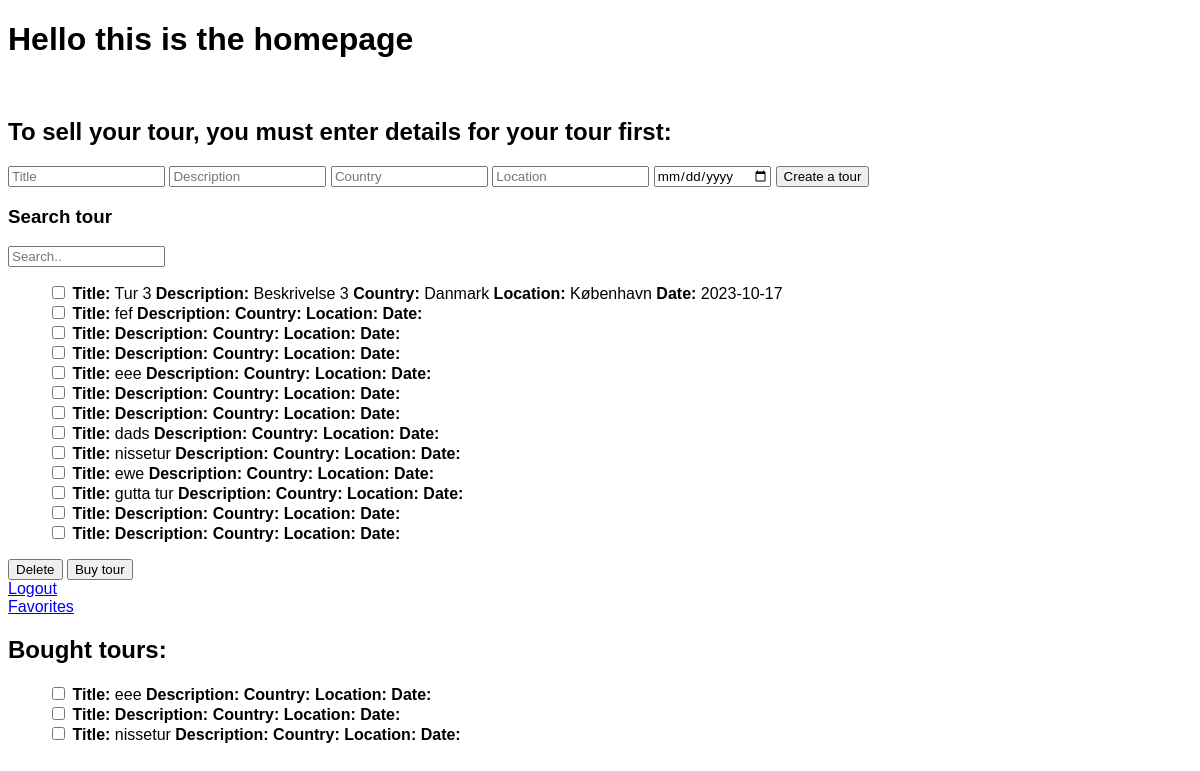
Screenshot of /homepage with the database file from the repository.
### tables this page shows
CREATE TABLE Tour(
                ID INTEGER PRIMARY KEY AUTOINCREMENT,
                Title TEXT,
                Description TEXT,
                Country TEXT,
                Location TEXT,
                Date DATETIME
    );

CREATE TABLE TourBooked(
                User_ID INTEGER,
                Tour_ID INTEGER
    );

### app.py (the view)
@application.route('/homepage')
def homepage():
    global global_user_id
    db = sqlite3.connect('backend/database/database.db')
    cursor = db.cursor()
    cursor.execute("SELECT * from Tour")
    list = cursor.fetchall()
    cursor.execute('''SELECT *
    FROM Tour
    INNER JOIN TourBooked on Tour.ID = TourBooked.Tour_ID
    WHERE TourBooked.User_ID = ?''', (global_user_id,))
    list_of_bought_tours = cursor.fetchall()
    db.close()
    return render_template('/homepage.html', list_of_tours=list, list_of_bought_tours=list_of_bought_tours)

### frontend/templates/homepage.html (shortened to what this page needs)
<!DOCTYPE html>
<html lang="en">
<head>
    <link rel="stylesheet" href="{{ url_for('static', filename='css/homepage.css') }}">
</head>
<body>
    <h1>Hello this is the homepage</h1><br>
    <h2>To sell your tour, you must enter details for your tour first:</h2>
    <form action="/create_a_tour" , method="POST">
        <input type="text" , name="Title" , placeholder="Title">
        <input type="text" , name="Description" , placeholder="Description">
        <input type="text" , name="Country" , placeholder="Country">
        <input type="text" , name="Location" , placeholder="Location">
        <input type="date" , name="Date">
        <button type="submit">Create a tour</button>
    </form>
    <h3>Search tour</h3>
    <input type="search" placeholder="Search..">
    <form action="/checkbox_tour" method="POST">
        <ul>
            {% for tour in list_of_tours%}
            <li>
                <input type="checkbox" name="checkbox_row" value="{{ tour[0] }}">
                <strong>Title:</strong> {{ tour[1] }}
                <strong>Description:</strong> {{ tour[2] }}
                <strong>Country:</strong> {{ tour[3] }}
                <strong>Location:</strong> {{ tour[4] }}
                <strong>Date:</strong> {{ tour[5] }}
            </li>
            {% endfor %}
        </ul>
        <button type="submit" name="handle_action" value="delete">Delete</button>
        <button type="submit" name="handle_action" value="buy">Buy tour</button> <br>
    </form>
    <a href="{{ url_for('index') }}">Logout</a> <br>
    <a href="{{ url_for('favorites') }}">Favorites</a>
    <h2>Bought tours:</h2>
    <form action="/remove_bought_tour" method="POST">
        <ul>
            {% for tour in list_of_bought_tours %}
            <li>
                <input type="checkbox" name="checkbox_bought_tour" value="{{ tour[0] }}">
                <strong>Title:</strong> {{ tour[1] }}
                <strong>Description:</strong> {{ tour[2] }}
                <strong>Country:</strong> {{ tour[3] }}
                <strong>Location:</strong> {{ tour[4] }}
                <strong>Date:</strong> {{ tour[5] }}
            </li>
            {% endfor %}
        </ul>
    </form>
</body>
</html>

### frontend/static/css/homepage.css (style rules this page uses)
* { font-family: "Gill Sans", sans-serif; }
h1 { font-decoration: none; }
h2 { font-decoration: none; }
ul { list-style-type: none; }

### rows the page displays
Tour: Title "Tur 3", Description "Beskrivelse 3", Country "Danmark", Location "København", Date "2023-10-17"
Tour: Title "fef"
Tour: Title "eee"
Tour: Title "dads"
Tour: Title "nissetur"
Tour: Title "ewe"
Tour: Title "gutta tur"
TourBooked: Title "eee"
TourBooked: Title "nissetur"
